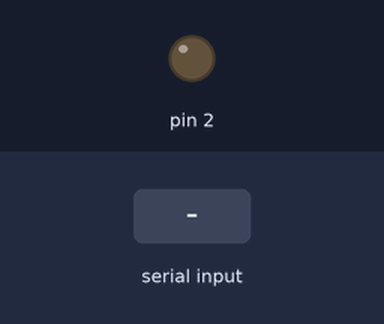
This sketch was run on a simulated Arduino Uno, built with avr-gcc and run on an emulated ATmega328P. Parts: output pins drawn as LEDs (lit = HIGH). The inputs (shaded band) are chosen by the test bench. What the sketch prints to the serial monitor is not drawn.

Above: at 1.2 s.
1.3 s: byte 1 (1) received over Serial
At 2.6 s:
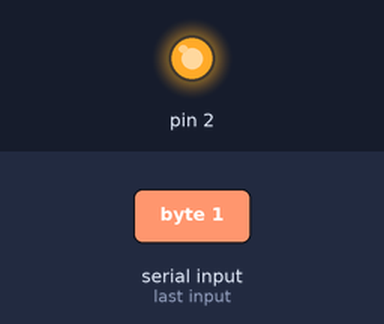
4.5 s: byte 0 (0) received over Serial
At 5.0 s:
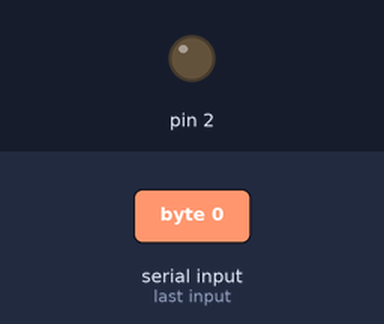
Timing chart, 0 to 7.5 s (numbered marks = the images above; inputs shaded):
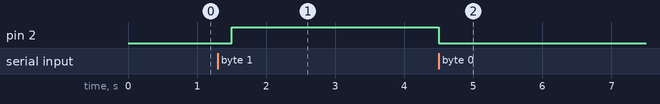

Measured:
- after the input at 1.3 s, pin 2: LOW → HIGH after 0.20 s
- after the input at 4.5 s, pin 2: HIGH → LOW at once

The sketch:

test_bluetooth_avec_MIT_envoyer_information.ino
```cpp
void setup() {
  pinMode (2,OUTPUT);
  Serial.begin (115200);

}

void loop() {
  while (Serial.available() == 0) {Serial.println("je reçois rien"); delay(500);};
  char b = Serial.read ();
  if(b == 1){
    digitalWrite (2,1); }
  if(b == 0){
    digitalWrite (2,0); }
  Serial.println(b);

delay (500);
}
```
